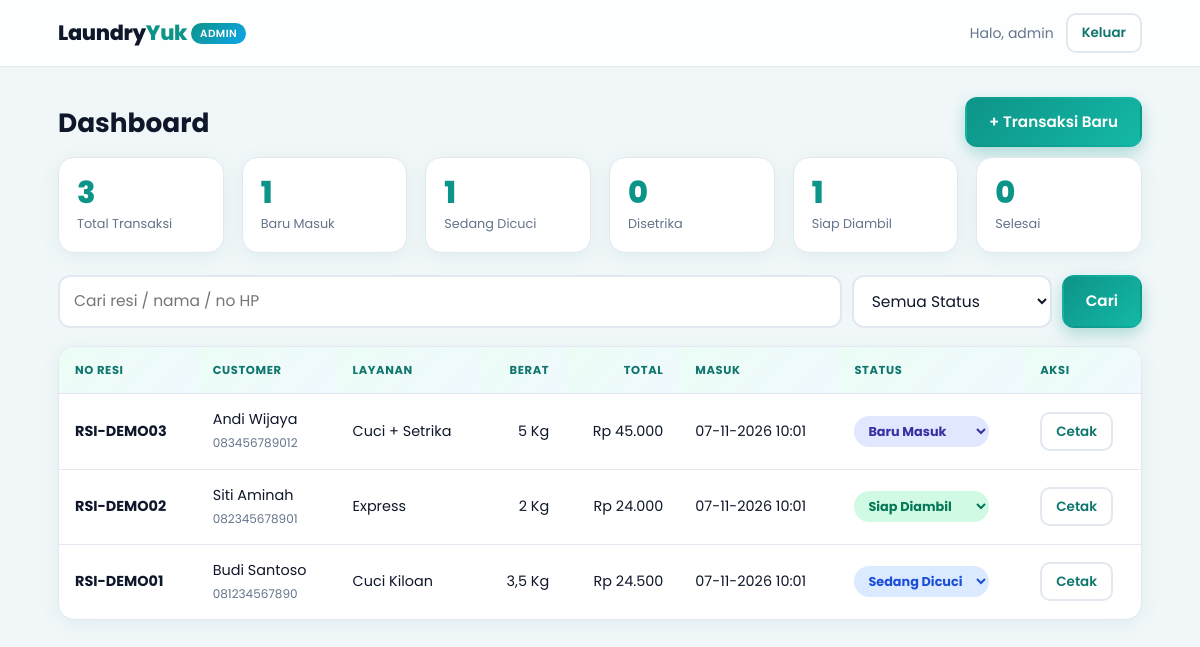
Screenshot of /admin/dashboard.php (signed in) with the database file from the repository.
### tables this page shows
CREATE TABLE IF NOT EXISTS transaksi (
    id            INT UNSIGNED  NOT NULL AUTO_INCREMENT,
    no_resi       VARCHAR(20)   NOT NULL,
    nama_customer VARCHAR(100)  NOT NULL,
    no_hp         VARCHAR(20)   NOT NULL,
    jenis_layanan VARCHAR(50)   NOT NULL,
    berat_kg      DECIMAL(6,2)  NOT NULL,
    total_harga   INT UNSIGNED  NOT NULL,
    status_cucian ENUM('Baru Masuk','Sedang Dicuci','Disetrika','Siap Diambil','Selesai')
                  NOT NULL DEFAULT 'Baru Masuk',
    tanggal_masuk DATETIME      NOT NULL DEFAULT CURRENT_TIMESTAMP,
    PRIMARY KEY (id),
    UNIQUE KEY uq_transaksi_resi (no_resi),
    KEY idx_transaksi_status (status_cucian)
);

### config/database.php (called while the page is built, shortened)
<?php
function e($teks): string
{
    return htmlspecialchars((string) $teks, ENT_QUOTES, 'UTF-8');
}
function rupiah($angka): string
{
    return 'Rp ' . number_format((float) $angka, 0, ',', '.');
}
function tgl($datetime): string
{
    return date('d-m-Y H:i', strtotime($datetime));
}
function status_slug(string $status): string
{
    return strtolower(str_replace(' ', '-', $status));
}

### admin/dashboard.php (the view, shortened to what this page needs)
<?php
require __DIR__ . '/../config/database.php';
$q = trim($_GET['q'] ?? '');
$ringkasan = array_fill_keys(DAFTAR_STATUS, 0);
$res = $conn->query('SELECT status_cucian, COUNT(*) AS jml FROM transaksi GROUP BY status_cucian');
while ($r = $res->fetch_assoc()) {
    $ringkasan[$r['status_cucian']] = (int) $r['jml'];
}
$totalTransaksi = array_sum($ringkasan);
$sql = 'SELECT * FROM transaksi WHERE 1=1';
$sql .= ' ORDER BY id DESC';
$stmt = $conn->prepare($sql);
$stmt->execute();
$rows = $stmt->get_result()->fetch_all(MYSQLI_ASSOC);
?>
<!DOCTYPE html>
<html lang="id">
<head>
    <link rel="stylesheet" href="../assets/css/style.css">
</head>
<body>
<header class="navbar">
    <div class="container navbar-inner">
        <a href="dashboard.php" class="brand">Laundry<span>Yuk</span> <small class="tag">Admin</small></a>
        <nav class="nav-actions">
            <span class="muted small hide-mobile">Halo, <?= e($_SESSION['admin_username']) ?></span>
            <a href="logout.php" class="btn btn-outline btn-sm">Keluar</a>
        </nav>
    </div>
</header>
<main class="container">
    <div class="page-head">
        <h1>Dashboard</h1>
        <a href="tambah-transaksi.php" class="btn btn-primary">+ Transaksi Baru</a>
    </div>
    <section class="grid grid-stats">
        <div class="card stat"><span class="stat-num"><?= $totalTransaksi ?></span><span class="stat-label">Total Transaksi</span></div>
        <?php foreach (DAFTAR_STATUS as $s): ?>
            <a class="card stat stat-link" href="?status=<?= urlencode($s) ?>">
                <span class="stat-num"><?= $ringkasan[$s] ?></span>
                <span class="stat-label"><?= e($s) ?></span>
            </a>
        <?php endforeach; ?>
    </section>
    <form method="get" class="filter-bar">
        <input type="search" name="q" value="<?= e($q) ?>" placeholder="Cari resi / nama / no HP" aria-label="Cari">
        <select name="status" aria-label="Filter status">
            <option value="">Semua Status</option>
        </select>
        <button type="submit" class="btn btn-primary">Cari</button>
    </form>
    <div class="table-wrap">
        <table class="table">
            <thead>
            <tr>
                <th>No Resi</th>
                <th>Customer</th>
                <th>Layanan</th>
                <th class="num">Berat</th>
                <th class="num">Total</th>
                <th>Masuk</th>
                <th>Status</th>
                <th>Aksi</th>
            </tr>
            </thead>
            <tbody>
            <?php foreach ($rows as $r): ?>
                <tr>
                    <td data-label="No Resi"><strong><?= e($r['no_resi']) ?></strong></td>
                    <td data-label="Customer"><?= e($r['nama_customer']) ?><br><small class="muted"><?= e($r['no_hp']) ?></small></td>
                    <td data-label="Layanan"><?= e($r['jenis_layanan']) ?></td>
                    <td data-label="Berat" class="num"><?= e(rtrim(rtrim(number_format((float) $r['berat_kg'], 2, ',', '.'), '0'), ',')) ?> Kg</td>
                    <td data-label="Total" class="num"><?= rupiah($r['total_harga']) ?></td>
                    <td data-label="Masuk"><?= e(tgl($r['tanggal_masuk'])) ?></td>
                    <td data-label="Status">
                        <form method="post" action="update-status.php" class="inline-form">
                            <select name="status" class="status-select badge-<?= e(status_slug($r['status_cucian'])) ?>" data-autosubmit aria-label="Ubah status">
                                <?php foreach (DAFTAR_STATUS as $s): ?>
                                    <option value="<?= e($s) ?>" <?= $s === $r['status_cucian'] ? 'selected' : '' ?>><?= e($s) ?></option>
                                <?php endforeach; ?>
                            </select>
                        </form>
                    </td>
                    <td data-label="Aksi">
                        <a href="cetak-resi.php?id=<?= (int) $r['id'] ?>" target="_blank" rel="noopener" class="btn btn-outline btn-sm">Cetak</a>
                    </td>
                </tr>
            <?php endforeach; ?>
            </tbody>
        </table>
    </div>
</main>
</body>
</html>

### rows the page displays
transaksi: no_resi "RSI-DEMO03", nama_customer "Andi Wijaya", no_hp "083456789012", jenis_layanan "Cuci + Setrika", berat_kg "5", total_harga "Rp 45.000", tanggal_masuk "07-11-2026 10:01"
transaksi: no_resi "RSI-DEMO02", nama_customer "Siti Aminah", no_hp "082345678901", jenis_layanan "Express", berat_kg "2", total_harga "Rp 24.000", tanggal_masuk "07-11-2026 10:01"
transaksi: no_resi "RSI-DEMO01", nama_customer "Budi Santoso", no_hp "081234567890", jenis_layanan "Cuci Kiloan", berat_kg "3,5", total_harga "Rp 24.500", tanggal_masuk "07-11-2026 10:01"

### other values shown
$_SESSION['admin_username'] "admin"
$totalTransaksi "3"
$ringkasan[$s] "1"
$s "Baru Masuk"
$s "Sedang Dicuci"
$ringkasan[$s] "0"
$s "Disetrika"
$s "Siap Diambil"
$s "Selesai"
form field status "Baru Masuk"
form field status "Siap Diambil"
form field status "Sedang Dicuci"
